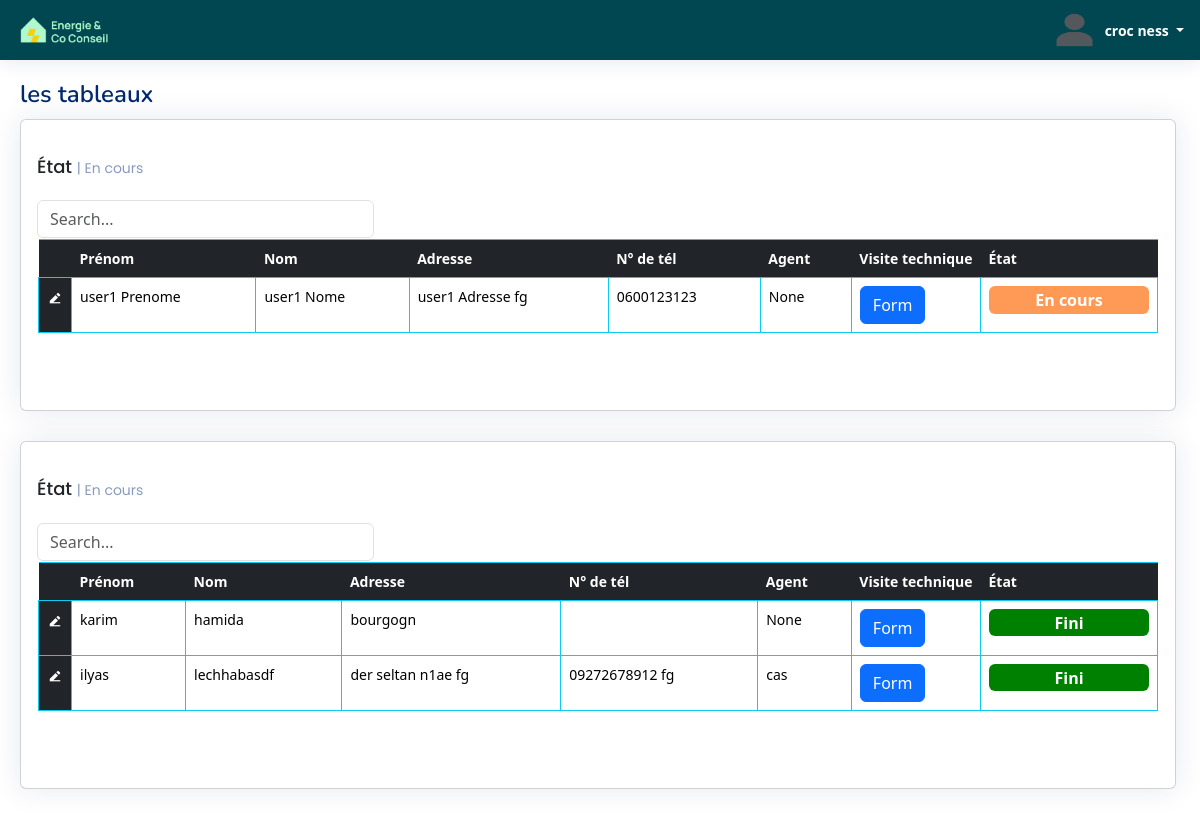
Page /VT/ (signed in) on the earlier database version.
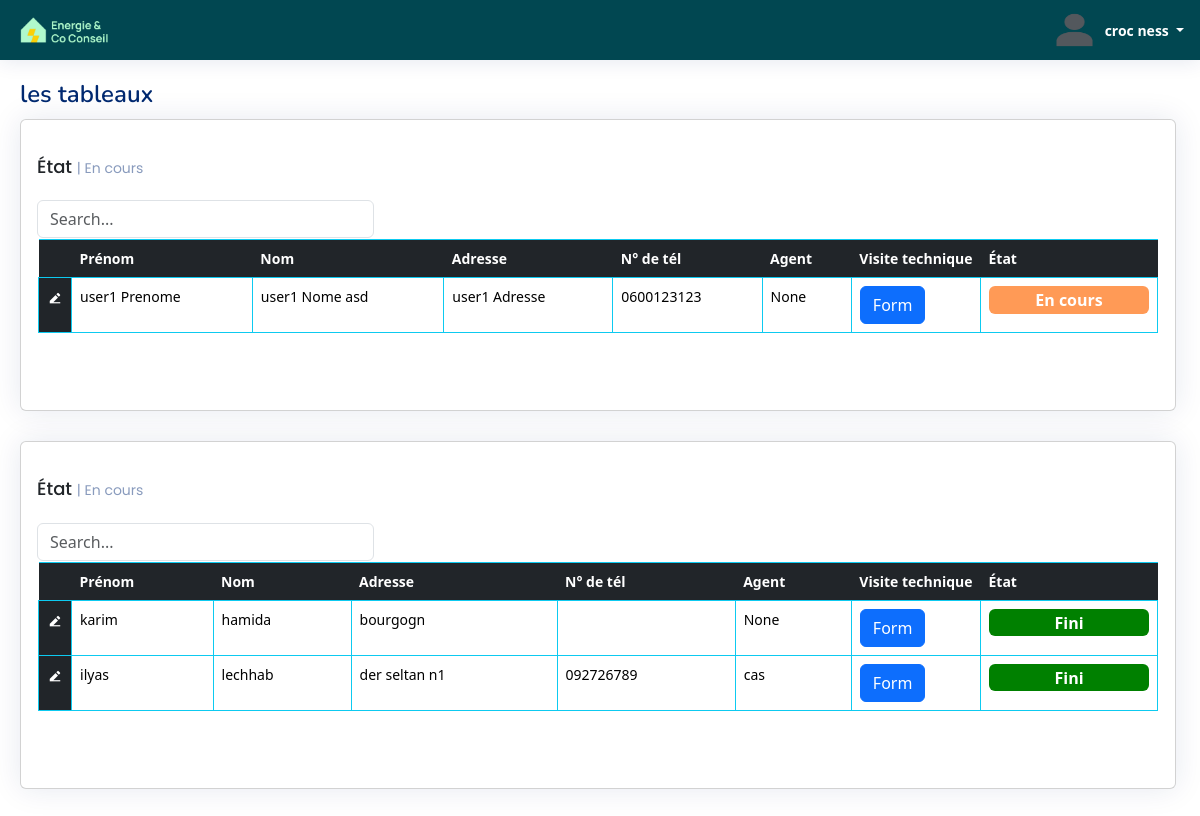
Same page on the later database version.
### ERapp/models.py (models this page shows, shortened)
class USER(AbstractBaseUser, PermissionsMixin):
    email = models.EmailField(unique=True)
    first_name = models.CharField(max_length=30, blank=True, null=True)
    last_name = models.CharField(max_length=30, blank=True, null=True)
    role = models.CharField(max_length=255, blank=True, null=True)
    agent = models.CharField(max_length=30, blank=True, null=True)
    num = models.CharField(max_length=30, blank=True, null=True)
    is_active = models.BooleanField(default=True)
    is_staff = models.BooleanField(default=False)
    is_superuser = models.BooleanField(default=False)
    profile_pic = models.ImageField(blank=True, upload_to='uploads/profilePic',default='uploads/default_user_avatar.png')
    date_joined = models.DateTimeField(default=timezone.now)
    last_login = models.DateTimeField(blank=True, null=True)
    user_id = models.CharField(max_length=255,blank=True, null=True)
    be = models.BooleanField(default=False)
    ai = models.BooleanField(default=False)
    com_name = models.CharField(max_length=255,blank=True, null=True)
    objects = CustomUserManager()
    USERNAME_FIELD = 'email'
    REQUIRED_FIELDS = ['first_name', 'last_name']

class TableData001(models.Model):
    cell_id = models.CharField(max_length=255,blank=True)
    firstname = models.CharField(max_length=255,blank=True)
    lastname = models.CharField(max_length=255,blank=True)
    address = models.CharField(max_length=255,blank=True)
    email = models.CharField(max_length=255,blank=True)
    num = models.CharField(max_length=255,blank=True)
    precaite = models.CharField(max_length=255,blank=True)
    vt = models.FileField(upload_to='uploads/files',blank=True)
    etat_vt = models.CharField(max_length=255,blank=True)
    etat = models.CharField(max_length=255,blank=True)
    tp = models.CharField(max_length=255,blank=True)
    auditV1 = models.FileField(upload_to='uploads/files/%Y/%m/%d/',blank=True)
    auditV2 = models.FileField(upload_to='uploads/files/%Y/%m/%d/',blank=True)
    auditV3 = models.FileField(upload_to='uploads/files/%Y/%m/%d/',blank=True)
    cofrac = models.CharField(max_length=255,blank=True)
    paiement = models.BooleanField(default=False)
    auditeur = models.CharField(max_length=255,blank=True)
    agent= models.CharField(max_length=255,blank=True,null=True)
    bureau_d_etude = models.CharField(max_length=255,blank=True,null=True)
    be = models.BooleanField(default=False)
    ai = models.BooleanField(default=False)
    creation_time =models.DateTimeField(auto_now_add=True, blank = True)

### ERapp/views.py (the view)
# urls.py: path('VT/', VT_Page,name="VT"),
@login_required
def VT_Page(request):
    table_index=[{'index':1,'state':"En cours"},
                 {'index':2,'state':"Fini"}]
    data = TableData001.objects.all()
    return render(request, 'html/VTPage.html', { 'data': data,'table_index':table_index })

### ERapp/templates/html/VTPage.html (shortened to what this page needs)
{% load static %}
<!DOCTYPE html>
<html lang="fr">
<head>
  <link rel="stylesheet" href="https://cdnjs.cloudflare.com/ajax/libs/font-awesome/5.15.3/css/all.min.css">
  <link href="{% static 'css/style.css' %}" rel="stylesheet" type="text/css">
  <link href="{% static 'vendor/bootstrap/css/bootstrap.min.css' %}" rel="stylesheet">
  <link href="{% static 'vendor/bootstrap-icons/bootstrap-icons.css' %}" rel="stylesheet">
  <link href="{% static 'vendor/boxicons/css/boxicons.min.css' %}" rel="stylesheet">
  <link href="{% static 'vendor/quill/quill.snow.css' %}" rel="stylesheet">
  <link href="{% static 'vendor/quill/quill.bubble.css' %}" rel="stylesheet">
  <link href="{% static 'vendor/remixicon/remixicon.css' %}" rel="stylesheet">
  <link href="{% static 'vendor/simple-datatables/style.css' %}" rel="stylesheet">
</head>
<body >
  {% if user.is_authenticated and "VT" in user.role %}
  <header id="header" class="header fixed-top d-flex align-items-center">
    <div class="d-flex align-items-center justify-content-between logo_with_button" >
      <a href="{% url 'main_page' %}"  class="logo d-flex align-items-center">
        <img src="{% static 'image\logo.png' %}" alt="" >
      </a>
    </div>
    <nav class="header-nav ms-auto">
      <ul class="d-flex align-items-center">
        <li class="nav-item dropdown pe-3">
          <a class="nav-link nav-profile d-flex align-items-center pe-0" href="#" data-bs-toggle="dropdown">
            <img src="{{ user.profile_pic.url }}" alt="Image" width="45px">
            <span class="d-none d-md-block dropdown-toggle ps-2">{{ user.first_name }} {{ user.last_name }} </span>
          </a>
        </li>
      </ul>
    </nav>
  </header>
  <main id="main2" class="main">
    <div class="pagetitle">
      <h1>les tableaux</h1>
    </div>
    <section class="section dashboard" >
      <div class="row">
         {% for k  in table_index %}
          <div class="row">
            <div class="col-12">
              <div class="card recent-sales">
                <div class="card-body">
                  <h5 class="card-title">État <span>| En cours</span></h5>
                  <input class="form-control" type="text" id="filterInput_{{ k.index }}" placeholder="Search..." style="width:30%;min-width:100px;">
                  <div class="overflow-auto" style="padding:1px;">
                  <form method="post"  enctype="multipart/form-data">
                    <table class="table  table-hover  table-bordered  table-borderless border-info fixed-header-table" id="tableDATA_1" cellspacing="0" >
                        <thead class="table-dark border-info ">
                          <th style="width:10px;"></th>
                          <th>Prénom</th>
                          <th>Nom</th>
                          <th>Adresse</th>
                          <th>N° de tél</th>
                          <th>Agent</th>
                          <th>Visite technique</th>
                          <th style="width:100px;">État</th>
                        </thead>
                        <tbody id="myTable_{{k.index}}">
                          {% for item in data %}
                          {% if item.etat_vt == k.state %}
                            <tr>
                                <td class="fixed-column fixed-column-backcolor" ><button  class="button_table_data" type="button" id="table1_edit_col" name="" value="" onclick="my_Func_edit_VT_State_1('{{item.cell_id}}')"><i class="ri-edit-2-fill"></i></button></td>
                                <td class="td_p_cell2"><p>{{ item.firstname }}</p></td>
                                <td class="td_p_cell2"><p>{{ item.lastname }}</p></td>
                                <td class="td_p_cell2"><p>{{ item.address }}</p></td>
                                <td class="td_p_cell2"><p>{{ item.num }}</p></td>
                                <td class="td_p_cell2"><p>{{ item.agent }}</p></td>
                                <td class="td_input_files_cell" >
                                  <a href="{% url 'Kizeo_form_page' client_id=item.cell_id %}" class="btn btn-primary">Form</a>
                                </td>
                                <td class="badge-cell" data-state="badge">
                                    <span class="badge" data-badge="Fini">Fini</span>
                                    <span class="badge" data-badge="En cours">En cours</span>
                                </td>
                            </tr>
                            {% endif %}
                          {% endfor %}
                        </tbody>
                    </table>
                </form>
              </div>
                </div>
              </div>
            </div>
          </div>
          {% endfor %}
      </div>
    </section>
  </main>
  {% else %}
    <script>
      window.location.href = "{% url 'not_logged_in' %}";
    </script>
  {% endif %}
</body>
</html>

### ERapp/static/css/style.css (style rules this page uses)
#main2 { margin:80px 0px 0px 20px !important; }
.fixed-column { position:sticky; left: 0; z-index: 1; text-align: center; }
.fixed-column-backcolor { width:auto; --bs-table-color: #fff !important; --bs-table-bg: #212529 !important; --bs-table-border-color: #4d5154 !important; --bs-table-striped-bg: #2c3034 !important; --bs-table-striped-color: #fff !important; --bs-table-active-bg: #373b3e !important; --bs-table-active-color: #fff !important; --bs-table-hover-bg: #323539 !important; --bs-table-hover-color: #fff !important; color: var(--bs-table-color)!important; border-color: var(--bs-table-border-color)!important; --bs-border-opacity: 1; border-color: rgba(var(--bs-info-rgb), var(--bs-border-opacity)) !important; }
.fixed-column-backcolor .ri-edit-2-fill , .ri-add-circle-line { color:#fff !important; }
.card-body { height:auto; }
#tableDATA_1, #tableDATA_2, #tableDATA_3 , #tableDATA_4 , #tableDATA_5 , #tableDATA_6 , #tableDATA_7 , #tableDATA_8 , #tableDATA_9 { margin-bottom: 60px; }
#tableDATA_1 th, td, #tableDATA_2 th, td, #tableDATA_3 th, td, #tableDATA_4 th, td, #tableDATA_5 th, td, #tableDATA_6 th, td, #tableDATA_7 th, td, #tableDATA_8 th, td, #tableDATA_9 th, td { white-space: nowrap; }
#tableDATA_1 td, #tableDATA_2 td, #tableDATA_3 td, #tableDATA_4 td, #tableDATA_5 td, #tableDATA_6 td, #tableDATA_7 td, #tableDATA_8 td, #tableDATA_9 td { height:100%; }
tr .badge ,tr .badgefoot { width:160px; text-align:center; }
.badge ,.badgefoot,.badge2 { text-align:center; height:100%; max-width:160px; padding: 0; border-radius: 4px; cursor: pointer; }
.badge[data-badge="En cours"] , .badgefoot[data-badgefoot="En cours"], .badge-cell select option[value="En cours"] , .badge-cellfoot select option[value="En cours"] { font-size:medium; background-color: rgb(255, 154, 86); color: white; }
.badge[data-badge="Fini"] , .badgefoot[data-badgefoot="Fini"], .badge-cell select option[value="Fini"] , .badge-cellfoot select option[value="Fini"] { font-size:medium; background-color: green; color: white; }
.td_input_files_cell { width:50px; }
:root { scroll-behavior: smooth; }
.border_none, .input_table_data,.button_table_data,.style_none_border { border: none !important; }
.input_table_data,.button_table_data , .td_input_cell, .icoon_table_data ,.style_background_transparent { padding:1px; background: transparent !important; }
.td_p_cell2 { padding:1px; background: transparent; width:auto; }
.logo_with_button { width:100px; }
header { background-color: rgb(1, 71, 81)!important; }
.logo_with_button i,.header-nav .align-items-center .dropdown .dropdown-toggle { color: white!important; }
body { font-family: "Open Sans", sans-serif; background: #f6f9ff; color: #444444; }
a { color: #4154f1; text-decoration: none; }
h1, h2, h3, h4, h5, h6 { font-family: "Nunito", sans-serif; }
.pagetitle { margin-bottom: 10px; }
.pagetitle h1 { font-size: 24px; margin-bottom: 0; font-weight: 600; color: #012970; }
.card { margin-bottom: 30px; border: none; border-radius: 5px; box-shadow: 0px 0 30px rgba(1, 41, 112, 0.1); }
.card-title { padding: 20px 0 15px 0; font-size: 18px; font-weight: 500; color: #012970; font-family: "Poppins", sans-serif; }
.card-title span { color: #899bbd; font-size: 14px; font-weight: 400; }
.card-body { padding: 0 20px 20px 20px; }
.logo { line-height: 1; }
@media (min-width: 1200px) { .logo { width: 280px; } }
.logo img { max-height: 26px; margin-right: 6px; }
.header { transition: all 0.5s; z-index: 997; height: 60px; box-shadow: 0px 2px 20px rgba(1, 41, 112, 0.1); background-color: #fff; padding-left: 20px; }
.header-nav ul { list-style: none; }
.header-nav>ul { margin: 0; padding: 0; }
.header-nav .nav-profile { color: #012970; }
.header-nav .nav-profile img { max-height: 36px; }
.header-nav .nav-profile span { font-size: 14px; font-weight: 600; }
.dashboard .recent-sales { font-size: 14px; }
.dashboard .recent-sales .table thead { background: #f6f6fe; }
.dashboard .recent-sales .table thead th { border: 0; }

Differences in the rows shown:
changed TableData001 "user1 Prenome": lastname "user1 Nome" → "user1 Nome asd"; address "user1 Adresse fg" → "user1 Adresse"
changed TableData001 "ilyas": lastname "lechhabasdf" → "lechhab"; address "der seltan n1ae fg" → "der seltan n1"; num "09272678912 fg" → "092726789"
